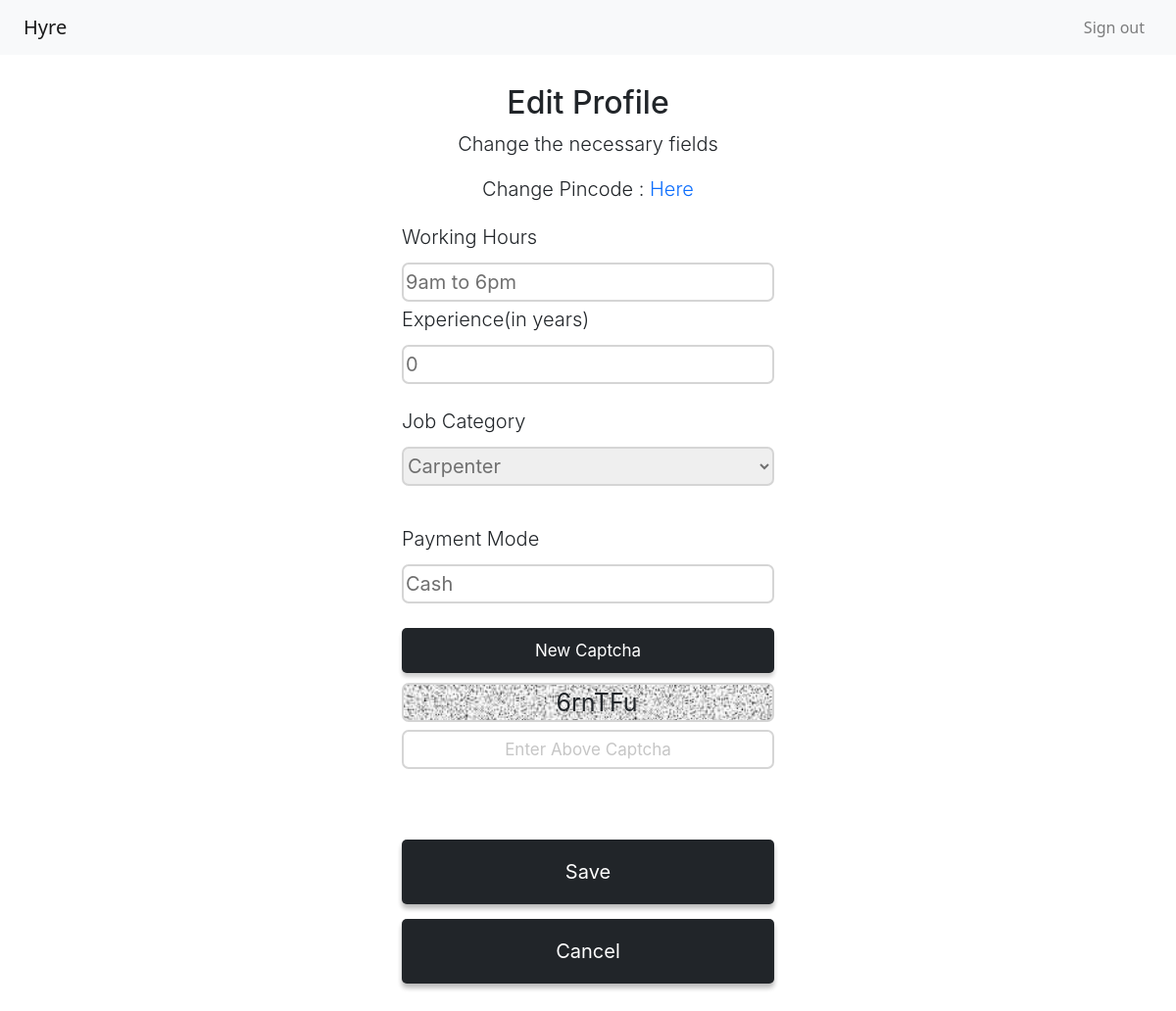
Page /editWorkerDetails.php (signed in) on the committed database.
### tables this page shows
CREATE TABLE `worker` (
  `workerID` varchar(32) NOT NULL,
  `workerName` varchar(30) NOT NULL,
  `jobType` varchar(30) NOT NULL,
  `workingHours` varchar(20) NOT NULL DEFAULT '9am to 6pm',
  `experience` tinyint(11) NOT NULL,
  `paymentMode` varchar(50) NOT NULL DEFAULT 'Cash',
  `photo` blob NOT NULL,
  `reputationCount` int(11) NOT NULL DEFAULT 0,
  `averageRating` float NOT NULL DEFAULT 0,
  `ratingCount` smallint(6) NOT NULL DEFAULT 0
);

### editWorkerDetails.php (the view, shortened to what this page needs)
<?php
include 'config.php' ;
if( $_SESSION['userType'] == "W"){
    $workerID = $_SESSION['ID'] ;
    $getFeildsQuery = "SELECT * FROM worker WHERE workerID = '$workerID' " ;
    $resultSet = $conn->query($getFeildsQuery) ;
    if( $resultSet->num_rows ){
        $row = $resultSet->fetch_assoc() ;
        $workingHours = $row['workingHours'] ;
        $experience = $row['experience'] ;
        $jobType = $row['jobType'] ;
        $paymentMode = $row['paymentMode'] ;
    }
}
?>
<!DOCTYPE html>
<html>
    <head>
        <link rel="stylesheet" type="text/css" href="1Level/darkTheme.css">
        <link rel="stylesheet" href="https://cdn.jsdelivr.net/npm/bootstrap@4.0.0/dist/css/bootstrap.min.css">
        <link href="https://cdn.jsdelivr.net/npm/bootstrap@5.2.0-beta1/dist/css/bootstrap.min.css" rel="stylesheet">
    </head>
    <body onload="newCaptcha()">
    <nav class="navbar navbar-expand-lg navbar-light bg-light">
        <a class="navbar-brand ms-4" href="index.html">Hyre</a>
        <div class="collapse navbar-collapse" id="navbarToggleButton">
        <ul class="navbar-nav px-4  ms-auto">
            <li class="nav-item"><a class="nav-link" href="logout.php">Sign out</a></li>
        </ul>
        </div>
    </nav>
        <form  action="" method="POST" >
            <div class="form">
                <h2>Edit Profile</h2>
                <p>Change the necessary fields</p>
                <p>Change Pincode : <a href="changePincode.php" style="text-decoration:none; ">Here</a></p>
                <label for="workingHours">Working Hours</label><br>
                <input type="text" id="workingHours" name="workingHours" placeholder="Eg : 5am to 5pm" value="<?php echo $workingHours?>" required >
                <label for="experience">Experience(in years)</label><br>
                <input type="number" id="experience" name="experience" value="<?php echo $experience?>"min=0 max=60 placeholder="Eg : 4"  required >
                <label for="jobType" style="margin-top:20px">Job Category</label><br>
                <select name="jobType" id="jobType" style="width:100%; height:40px" value="<?php echo $jobType?>">
                <option value="carpenter">Carpenter</option>
                </select><br>
                <label for="paymentMode">Payment Mode</label><br>
                <input type="text" id="paymentMode" name="paymentMode" placeholder="Eg : Cash or GPay" value="<?php echo $paymentMode?>" required >
                <button type="button" onclick="newCaptcha()" id="cap" title="Give a new Captcha." style="margin-top:25px; border-radius:5px">New Captcha</button>
                <input type="text"  id="captcha" oncopy="return false" class="searchBox" readonly>
                <input type="text" id="enteredCaptcha" onpaste="return false" placeholder="Enter Above Captcha" style="text-align:center; font-size: 17px;"><br><br>
                <button type="submit" onclick="return checkCaptcha()" name="submit" id="submit-button" style="border-radius:5px">Save</button>
                <button type="button" onclick="location.href='workerProfile.php'" style="border-radius:5px ; margin-top:  15px;" id="submit-button">Cancel</button>
            </div>
        </form>
    </body>
</html>

### 1Level/darkTheme.css (style rules this page uses)
h2 { font-weight: 400; margin-bottom: 35px; color: rgb(33, 37, 41); font-family: -apple-system,system-ui,BlinkMacSystemFont,"Segoe UI",Roboto,"Helvetica Neue",Arial,sans-serif; text-align: center; margin-bottom: 10px; }
body { background-color: rgb(255, 255, 255); }
.form { margin: auto; padding-left: 50px; padding-right: 50px; padding-bottom: 50px; padding-top: 30px; background-color: white; min-height: xxx; overflow: hidden; width: 40%; border-radius: 15px; font-family: -apple-system,system-ui,BlinkMacSystemFont,"Segoe UI",Roboto,"Helvetica Neue",Arial,sans-serif; line-height: 180%; color: rgb(33, 37, 41); font-size: 17px; font-size: 1.25rem; font-weight: 300; }
input { border-radius: 7px; width: 100%; height: 40px; border: 2px solid rgb(213, 213, 213); font-family: -apple-system,system-ui,BlinkMacSystemFont,"Segoe UI",Roboto,"Helvetica Neue",Arial,sans-serif; color: rgb(112, 112, 112); margin: auto; display: block; }
select { border-radius: 7px; width: 100%; height: 40px; border: 2px solid rgb(213, 213, 213); font-family: -apple-system,system-ui,BlinkMacSystemFont,"Segoe UI",Roboto,"Helvetica Neue",Arial,sans-serif; color: rgb(112, 112, 112); margin: auto; display: block; }
button { font-size: 17px; padding: 15px; top:50%; background-color: rgb(33, 37, 41); color: white; border: none; border-radius: 5px; box-shadow: 0 4px 5px 0 rgba(0,0,0,0.2), 0 5px 5px 0 rgba(0,0,0,0.1); font-family: -apple-system,system-ui,BlinkMacSystemFont,"Segoe UI",Roboto,"Helvetica Neue",Arial,sans-serif; color: rgb(255, 255, 255); width: 30%; }
::placeholder { color: rgb(198, 198, 198); }
#cap { font-size: 17px; padding: 5px; box-shadow: 0 4px 4px 0 rgba(0,0,0,0.1), 0 4px 4px 0 rgba(0,0,0,0.1); width: 100%; margin-bottom: 10px; }
#submit-button { width: 100%; }
p { color: rgb(33, 37, 41); text-align: center; font-size: 20px; line-height: 30px; font-family: -apple-system,system-ui,BlinkMacSystemFont,"Segoe UI",Roboto,"Helvetica Neue",Arial,sans-serif; }
* { -webkit-box-sizing: border-box; -moz-box-sizing: border-box; box-sizing: border-box; }
button { transition-duration: 0.4s; }
.searchBox { background-image:url('captchaBackground.jpg'); background-size: 100%; background-repeat:no-repeat; padding-left:20px; text-align:center; margin-bottom:8px; font-size:25px; color: rgb(33, 37, 41); }
a, a:hover, a:focus, a:active { text-decoration: none; color: inherit; }

### rows in the picture
worker: workingHours "9am to 6pm", experience "0", jobType "Carpenter", paymentMode "Cash"
